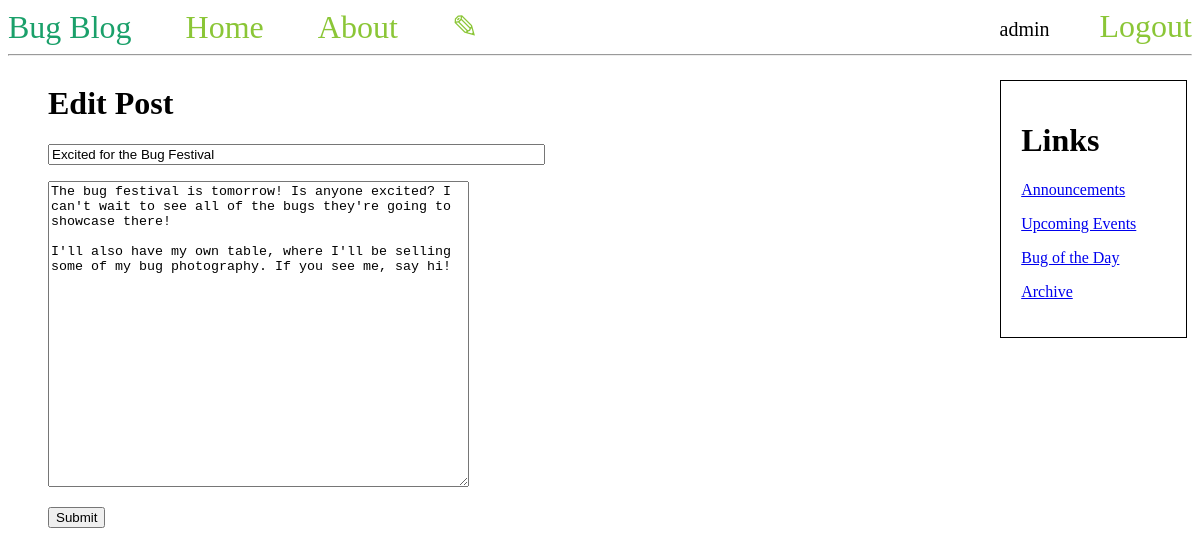
Screenshot of /edit/4 (signed in) with the database file from the repository.
### tables this page shows
CREATE TABLE posts (
    id INTEGER PRIMARY KEY AUTOINCREMENT,
    created TIMESTAMP NOT NULL DEFAULT CURRENT_TIMESTAMP,
    username TEXT NOT NULL,
    title TEXT NOT NULL,
    content TEXT NOT NULL,
    FOREIGN KEY (username) REFERENCES users(username)
);

### app.py (the view)
@app.route("/edit/<int:post_id>", methods=('GET', 'POST'))
def edit(post_id):
    form = PostForm()
    post = db.select('SELECT * FROM posts WHERE id = ?', (post_id,), True)
    if post is None:
        return redirect(url_for('home'))
    if form.validate_on_submit():
        db.execute('UPDATE posts SET title = ?, content = ?'
                   ' WHERE id = ?',
                   (form.title.data, form.content.data, post_id))
        return redirect(url_for('home'))
    form.title.data = post['title']
    form.content.data = post['content']
    return render_template('edit.html', form=form)

### forms.py
class PostForm(FlaskForm):
    title = StringField('Title', [InputRequired()])
    content = TextAreaField('Content', [InputRequired()])

### database/db.py (called while the page is built)
def get_connection():
    conn = sqlite3.connect(NAME + '.db')
    try:
        conn.execute('SELECT * from posts').fetchall()
    except sqlite3.OperationalError:
        initialize()
    conn.row_factory = sqlite3.Row
    return conn

def select(query, args, one):
    conn = get_connection()
    if one:
        result = conn.execute(query, args).fetchone()
    else:
        result = conn.execute(query, args).fetchall()
    conn.close()
    return result

### templates/edit.html (shortened to what this page needs)
{% extends 'base.html' %}
{% block content %}
<h1>{% block title %} Edit Post {% endblock %}</h1>
<form method="POST">
    <p>{{ form.title(placeholder="Title", size='59') }}</p>
    <p>{{ form.content(rows='20',cols='50',placeholder="Content") }}</p>
    <p><input type="submit" value="Submit"></p>
</form>
{% endblock %}

### templates/base.html (shortened to what this page needs)
<!DOCTYPE html>
<html lang="en">
<head>
</head>
<body>
    <nav>
        <d style="color: #1aa06a; font-size: 2em;">Bug Blog</d>
        <a href="{{ url_for('home') }}">Home</a>
        <a href="{{ url_for('about') }}">About</a>
        {% if session.get('username') is none %}
            <li><a href="{{ url_for('register') }}">Register</a></li>
            <li><a href="{{ url_for('login') }}">Login</a></li>
        {% else %}
            <a href="{{ url_for('new') }}">✎</a>
            <li><a href="{{ url_for('logout') }}">Logout</a></li>
            <li style="margin-top: 10px; font-size: 20px">{{ session.get('username') }}</li>
        {% endif %}
    </nav>
    <hr>
    <div style="width:auto;">
      <div style="width:80%; float:left;">
          <ul>
              {% block content %} {% endblock %}
          </ul>
      </div>
      <div style="width:20%; float:right;">
          <ul>
              <div class="sidebar">
                  <h1>Links</h1>
                  <p><a href="#">Announcements</a></p>
                  <p><a href="#">Upcoming Events</a></p>
                  <p><a href="#">Bug of the Day</a></p>
                  <p><a href="#">Archive</a></p>
              </div>
          </ul>
      </div>
    </div>
</body>
</html>

### templates/base.html (style rules this page uses)
nav a { color: #8bc637; font-size: 2em; margin-left: 50px; text-decoration: none; }
nav li { float: right; list-style-type: none; }
.sidebar { padding: 20px; margin: 5px; border:1px solid black; }

### rows the page displays
posts: get "admin"
posts: title "Excited for the Bug Festival", content "The bug festival is tomorrow! Is anyone excited? I can't wait to see all of the bugs they're going to showcase there! I'll also have my own table, where I'll be selling some of my bug photography. If you see me, say hi!"
